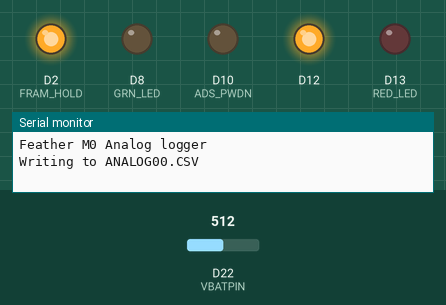
A sketch run on a simulated Arduino MKR. Shown: output pins drawn as LEDs (lit = HIGH), the last lines printed to the serial monitor. Inputs (shaded band) come from the test bench; at power-on: D22 (VBATPIN) = 512. The local clock reads 2024-03-15 10:24:30 at power-on unless the sketch sets it; storage starts empty; pins used as bus, display or sensor lines are not drawn.

Above: at 0.07 s.
At 0.8 s:
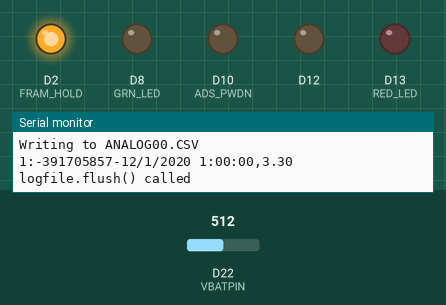
Timing chart, 0 to 3.0 s (numbered marks = the images above):
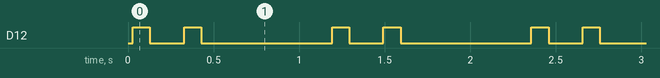

Measured:
- by itself, D12: repeats every 1.2 s: LOW 0.20 s, HIGH 0.10 s, LOW 0.77 s, HIGH 0.10 s
- by itself, everything shown: repeats every 1.2 s, in 4 steps

The sketch:

validate_lowPowerModes.ino
```cpp
#include <SPI.h>
#include <SD.h>
#include <RTCZero.h>

const int FRAM_CS = 38;
const int ADS_CS = 11;
const int SD_CS = 4;
const int ACCEL_CS = 5;
const int FRAM_HOLD = 2;
const int ADS_PWDN = 10;
const int ADS_DRDY = 12;
const int ADS_START = 6;
const int GRN_LED = 8;
const int RED_LED = 13;

#define cardSelect 4  // Set the pin used for uSD
#define RED 13 // Red LED on Pin #13
#define GREEN 12 // Green LED on Pin #8
#define VBATPIN A7    // Battery Voltage on Pin A7

extern "C" char *sbrk(int i); //  Used by FreeRAm Function

#define ECHO_TO_SERIAL

//////////////// Key Settings ///////////////////
#define SampleIntSec 5 // RTC - Sample interval in seconds
#define SamplesPerCycle 1  // Number of samples to buffer before uSD card flush is called

const int SampleIntSeconds = 500;   //Simple Delay used for testing, ms i.e. 1000 = 1 sec

/* Change these values to set the current initial time */
const byte hours = 1;
const byte minutes = 0;
const byte seconds = 0;
/* Change these values to set the current initial date */
const byte day = 12;
const byte month = 1;
const byte year = 20;

/////////////// Global Objects ////////////////////
RTCZero rtc;    // Create RTC object
File logfile;   // Create file object
float measuredvbat;   // Variable for battery voltage
int NextAlarmSec; // Variable to hold next alarm time in seconds
unsigned int CurrentCycleCount;  // Num of smaples in current cycle, before uSD flush call


void setup() {
  pinMode(ACCEL_CS, OUTPUT);
  pinMode(FRAM_CS, OUTPUT);
  pinMode(SD_CS, OUTPUT);
  digitalWrite(ACCEL_CS, HIGH);
  digitalWrite(ADS_CS, HIGH);
  //  digitalWrite(SD_CS, HIGH);
  digitalWrite(FRAM_CS, HIGH);

  pinMode(FRAM_HOLD, OUTPUT);
  pinMode(ADS_PWDN, OUTPUT);
  pinMode(GRN_LED, OUTPUT);
  pinMode(RED_LED, OUTPUT);
  digitalWrite(ADS_PWDN, LOW);
  digitalWrite(FRAM_HOLD, HIGH);
  digitalWrite(GRN_LED, LOW);
  digitalWrite(RED_LED, LOW);

  rtc.begin();    // Start the RTC in 24hr mode
  rtc.setTime(hours, minutes, seconds);   // Set the time
  rtc.setDate(day, month, year);    // Set the date

  #ifdef ECHO_TO_SERIAL
    while (! Serial); // Wait until Serial is ready
    Serial.begin(115200);
    Serial.println("\r\nFeather M0 Analog logger");
  #endif

   if (!SD.begin(cardSelect)) {
    #ifdef ECHO_TO_SERIAL
      Serial.println("Card init. failed! or Card not present");
    #endif
    error(2);     // Two red flashes means no card or card init failed.
  }
  char filename[15];
  strcpy(filename, "ANALOG00.CSV");
  for (uint8_t i = 0; i < 100; i++) {
    filename[6] = '0' + i/10;
    filename[7] = '0' + i%10;
    // create if does not exist, do not open existing, write, sync after write
    if (! SD.exists(filename)) {
      break;
    }
  }
  logfile = SD.open(filename, FILE_WRITE);
  if( ! logfile ) {
    #ifdef ECHO_TO_SERIAL
      Serial.print("Couldnt create ");
      Serial.println(filename);
    #endif
    error(3);
  }
  #ifdef ECHO_TO_SERIAL
    Serial.print("Writing to ");
    Serial.println(filename);
  #endif

  pinMode(13, OUTPUT);
  digitalWrite(13, LOW); // LIGHTS OUT
  pinMode(12, OUTPUT);
}

void loop() {
  blink(GREEN,2);             // Quick blink to show we have a pulse
  CurrentCycleCount += 1;     //  Increment samples in current uSD flush cycle
  #ifdef ECHO_TO_SERIAL
    SerialOutput();           // Only logs to serial if ECHO_TO_SERIAL is uncommented at start of code
  #endif

  SdOutput();                 // Output to uSD card

  // Code to limit the number of power hungry writes to the uSD
  if( CurrentCycleCount >= SamplesPerCycle ) {
    logfile.flush();
    CurrentCycleCount = 0;
    #ifdef ECHO_TO_SERIAL
      Serial.println("logfile.flush() called");
    #endif
  }

  ///////// Interval Timing and Sleep Code ////////////////
  delay(SampleIntSeconds);   // Simple delay for testing only interval set by const in header

  // using only seconds means wakeup at any interval of n-seconds, HH:MM:SS -> XX:XX:int%60
  NextAlarmSec = (NextAlarmSec + SampleIntSec) % 60;   // i.e. 65 becomes 5
  rtc.setAlarmSeconds(NextAlarmSec); // RTC time to wake, currently seconds only
  rtc.enableAlarm(rtc.MATCH_SS); // Match seconds only
  rtc.attachInterrupt(alarmMatch); // Attaches function to be called, currently blank
  delay(50); // Brief delay prior to sleeping not really sure its required

//  USBDevice.detach(); // secret to low power!
  rtc.standbyMode();    // Sleep until next alarm match

  // Code re-starts here after sleep !
}

///////////////   Functions   //////////////////

// Debbugging output of time/date and battery voltage
void SerialOutput() {
  Serial.print(CurrentCycleCount);
  Serial.print(":");
  Serial.print(freeram ());
  Serial.print("-");
  Serial.print(rtc.getDay());
  Serial.print("/");
  Serial.print(rtc.getMonth());
  Serial.print("/");
  Serial.print(rtc.getYear()+2000);
  Serial.print(" ");
  Serial.print(rtc.getHours());
  Serial.print(":");
  if(rtc.getMinutes() < 10)
    Serial.print('0');      // Trick to add leading zero for formatting
  Serial.print(rtc.getMinutes());
  Serial.print(":");
  if(rtc.getSeconds() < 10)
    Serial.print('0');      // Trick to add leading zero for formatting
  Serial.print(rtc.getSeconds());
  Serial.print(",");
  Serial.println(BatteryVoltage ());   // Print battery voltage
}

// Print data and time followed by battery voltage to SD card
void SdOutput() {

  //if (!file.sync() || file.getWriteError()) {
  //  error("write error");
  //  error(3);     // Three red flashes means write failed.
  //}

  // Formatting for file out put dd/mm/yyyy hh:mm:ss, [sensor output]
  logfile.print(CurrentCycleCount);
  logfile.print("-");
  logfile.print(rtc.getDay());
  logfile.print("/");
  logfile.print(rtc.getMonth());
  logfile.print("/");
  logfile.print(rtc.getYear()+2000);
  logfile.print(" ");
  logfile.print(rtc.getHours());
  logfile.print(":");
  if(rtc.getMinutes() < 10)
    logfile.print('0');      // Trick to add leading zero for formatting
  logfile.print(rtc.getMinutes());
  logfile.print(":");
  if(rtc.getSeconds() < 10)
    logfile.print('0');      // Trick to add leading zero for formatting
  logfile.print(rtc.getSeconds());
  logfile.print(",");
  logfile.println(BatteryVoltage ());   // Print battery voltage
}

// Write data header.
void writeHeader() {
  logfile.println("DD:MM:YYYY hh:mm:ss, Battery Voltage");
}

// blink out an error code
void error(uint8_t errno) {
  while(1) {
    uint8_t i;
    for (i=0; i<errno; i++) {
      digitalWrite(13, HIGH);
      delay(100);
      digitalWrite(13, LOW);
      delay(100);
    }
    for (i=errno; i<10; i++) {
      delay(200);
    }
  }
}

// blink out an error code, Red on pin #13 or Green on pin #8
void blink(uint8_t LED, uint8_t flashes) {
  uint8_t i;
  for (i=0; i<flashes; i++) {
    digitalWrite(LED, HIGH);
    delay(100);
    digitalWrite(LED, LOW);
    delay(200);
  }
}

// Measure battery voltage using divider on Feather M0 - Only works on Feathers !!
float BatteryVoltage () {
  measuredvbat = analogRead(VBATPIN);   //Measure the battery voltage at pin A7
  measuredvbat *= 2;    // we divided by 2, so multiply back
  measuredvbat *= 3.3;  // Multiply by 3.3V, our reference voltage
  measuredvbat /= 1024; // convert to voltage
  return measuredvbat;
}

void alarmMatch() // Do something when interrupt called
{
//  USBDevice.attach();
}

int freeram () {
  char stack_dummy = 0;
  return &stack_dummy - sbrk(0);
}
```
